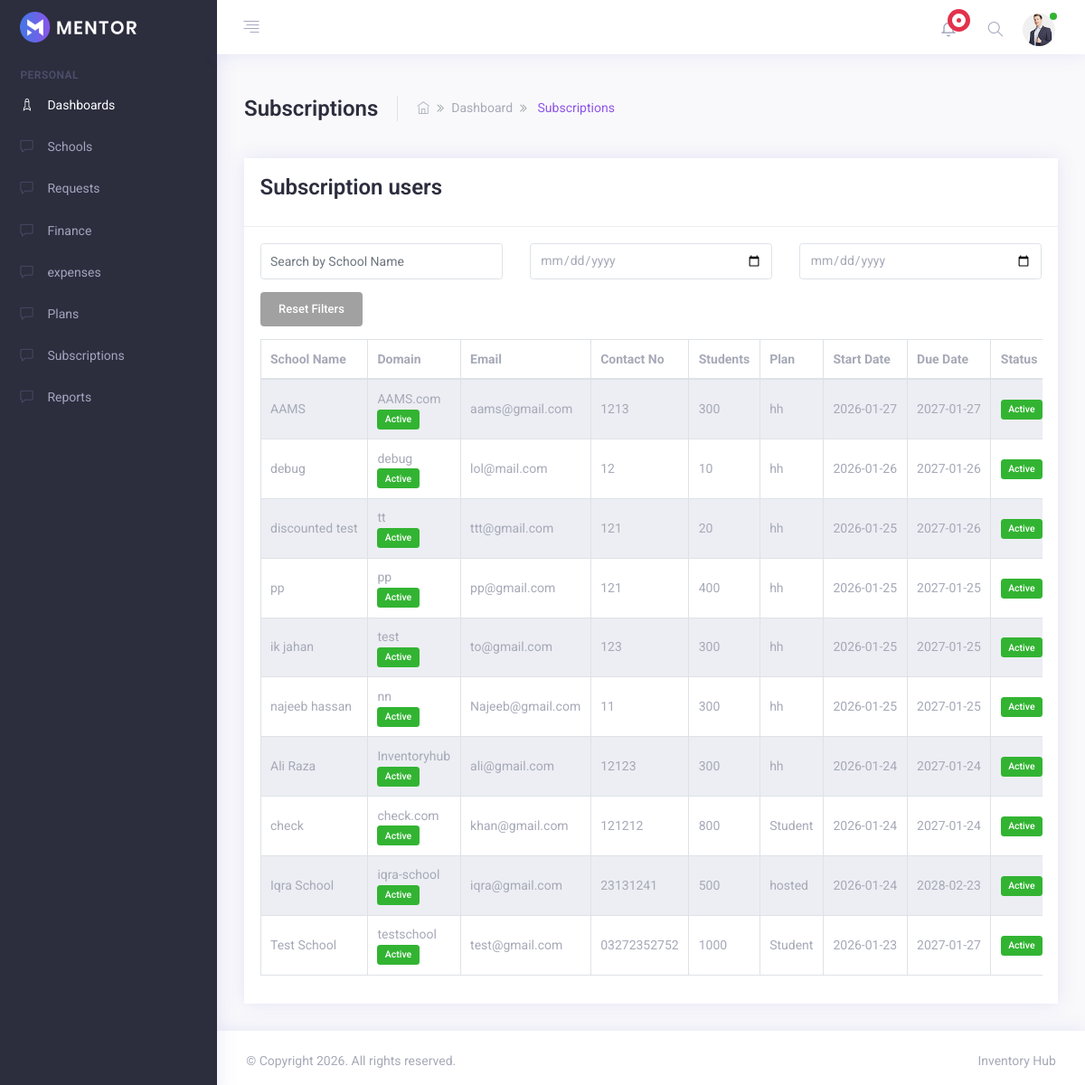
/App/Modules/SAAS_admin/views/subscription/subscription.php (signed in), run on the app's committed database.
### tables this page shows
CREATE TABLE `schools` (
  `id` int(11) NOT NULL,
  `name` varchar(100) NOT NULL,
  `school_code` varchar(100) DEFAULT NULL,
  `logo_path` varchar(255) DEFAULT NULL,
  `address` varchar(255) DEFAULT NULL,
  `city` varchar(255) DEFAULT NULL,
  `boards` varchar(255) DEFAULT NULL,
  `subdomain` varchar(100) DEFAULT NULL,
  `email` varchar(100) NOT NULL,
  `password` varchar(255) DEFAULT NULL,
  `contact_no` varchar(20) NOT NULL,
  `estimated_students` int(11) NOT NULL,
  `total_student` int(11) DEFAULT NULL,
  `plan` varchar(100) NOT NULL,
  `status` enum('active','blocked','block','inactive','pending','suspended','expired','rejected') DEFAULT 'active',
  `storage_used` bigint(20) DEFAULT 0,
  `db_size` bigint(20) DEFAULT 0,
  `start_date` datetime DEFAULT current_timestamp(),
  `expires_at` datetime DEFAULT NULL,
  `created_at` datetime DEFAULT current_timestamp(),
  `updated_at` datetime DEFAULT current_timestamp() ON UPDATE current_timestamp()
);

### App/Modules/SAAS_admin/Models/subscription_model.php (called while the page is built, shortened)
<?php
class Subscription
{
    private $db;
    public function __construct($db)
    {
        $this->db = $db;
    }
    public function getAllSchools()
    {
        $stmt = $this->db->prepare("
            SELECT * FROM schools
            ORDER BY created_at DESC
        ");
        $stmt->execute();
        return $stmt->fetchAll(PDO::FETCH_ASSOC);
    }
    public function getSubscriptionStatus($expiryDate)
    {
        $today = strtotime(date('Y-m-d'));
        $expiry = strtotime($expiryDate);
        $daysLeft = floor(($expiry - $today) / (60 * 60 * 24));
        if ($daysLeft < 0) {
            return ['status' => 'expired', 'daysLeft' => 0, 'class' => 'danger'];
        } elseif ($daysLeft <= 30) {
            return ['status' => 'expiring_soon', 'daysLeft' => $daysLeft, 'class' => 'warning'];
        } else {
            return ['status' => 'active', 'daysLeft' => $daysLeft, 'class' => 'success'];
        }
    }
}
?>

### App/Modules/SAAS_admin/Views/subscription/subscription.php (the view, shortened to what this page needs)
<?php
require_once __DIR__ . '/../../../../Config/connection.php';
require_once __DIR__ . '/../../Models/subscription_model.php';
$subscriptionModel = new Subscription($DB_con);
$schools = $subscriptionModel->getAllSchools();
?>
<!DOCTYPE html>
<html lang="en">
<head>
    <link rel="stylesheet" type="text/css" href="../../../../../public/assets/css/vendors.css" />
    <link rel="stylesheet" type="text/css" href="../../../../../public/assets/css/style.css" />
</head>
<body>
    <div class="app">
        <div class="app-wrap">
            <header class="app-header top-bar">
                <?php include_once '../../include/navbar.php'; ?>
            </header>
            <div class="app-container">
                <?php include_once '../../include/sidebar.php'; ?>
                <div class="app-main" id="main">
                    <div class="container-fluid">
                        <div class="row">
                            <div class="col-md-12 m-b-30">
                                <div class="d-block d-lg-flex flex-nowrap align-items-center">
                                    <div class="page-title mr-4 pr-4 border-right">
                                        <h1>Subscriptions</h1>
                                    </div>
                                    <div class="breadcrumb-bar d-flex align-items-center">
                                        <nav>
                                            <ol class="breadcrumb p-0 m-b-0">
                                                <li class="breadcrumb-item">
                                                    <a href="index.html"><i class="ti ti-home"></i></a>
                                                </li>
                                                <li class="breadcrumb-item">Dashboard</li>
                                                <li class="breadcrumb-item active text-primary" aria-current="page">
                                                    Subscriptions
                                                </li>
                                            </ol>
                                        </nav>
                                    </div>
                                </div>
                            </div>
                        </div>
                        <div class="row">
                            <div class="col-lg-12">
                                <div class="card card-statistics">
                                    <div class="card-header">
                                        <h3>Subscription users</h3>
                                    </div>
                                    <div class="card-body">
                                        <div class="row mb-3">
                                            <div class="col-md-4">
                                                <input type="text" id="filterName" class="form-control" placeholder="Search by School Name">
                                            </div>
                                            <div class="col-md-4">
                                                <input type="date" id="filterStartDate" class="form-control" placeholder="Start Date">
                                            </div>
                                            <div class="col-md-4">
                                                <input type="date" id="filterEndDate" class="form-control" placeholder="End Date">
                                            </div>
                                        </div>
                                        <div class="row mb-3">
                                            <div class="col-md-12">
                                                <button id="resetFilter" class="btn btn-secondary">Reset Filters</button>
                                            </div>
                                        </div>
                                        <div class="datatable-wrapper table-responsive">
                                            <table id="datatable" class="display compact table table-striped table-bordered">
                                                <thead>
                                                    <tr>
                                                        <th>School Name</th>
                                                        <th>Domain</th>
                                                        <th>Email</th>
                                                        <th>Contact No</th>
                                                        <th>Students</th>
                                                        <th>Plan</th>
                                                        <th>Start Date</th>
                                                        <th>Due Date</th>
                                                        <th>Status</th>
                                                    </tr>
                                                </thead>
                                                <tbody>
                                                    <?php if (!empty($schools)): ?>
                                                        <?php foreach ($schools as $school): ?>
                                                            <?php
                                                                $status = $subscriptionModel->getSubscriptionStatus($school['expires_at']);
                                                                $statusBadge = '';
                                                                if ($status['status'] === 'active') {
                                                                    $statusBadge = '<span class="badge badge-success">Active</span>';
                                                                } elseif ($status['status'] === 'expiring_soon') {
                                                                    $statusBadge = '<span class="badge badge-warning">Expiring Soon (' . $status['daysLeft'] . ' days)</span>';
                                                                } else {
                                                                    $statusBadge = '<span class="badge badge-danger">Expired</span>';
                                                                }
                                                            ?>
                                                            <tr>
                                                                <td><?php echo htmlspecialchars($school['name']); ?></td>
                                                                <td>
                                                                    <?php echo htmlspecialchars($school['subdomain']); ?>
                                                                    <br>
                                                                    <?php echo $statusBadge; ?>
                                                                </td>
                                                                <td><?php echo htmlspecialchars($school['email']); ?></td>
                                                                <td><?php echo htmlspecialchars($school['contact_no']); ?></td>
                                                                <td><?php echo htmlspecialchars($school['estimated_students']); ?></td>
                                                                <td><?php echo htmlspecialchars($school['plan']); ?></td>
                                                                <td><?php echo date('Y-m-d', strtotime($school['start_date'])); ?></td>
                                                                <td><?php echo date('Y-m-d', strtotime($school['expires_at'])); ?></td>
                                                                <td>
                                                                    <?php
                                                                        $today = strtotime(date('Y-m-d'));
                                                                        $expiry = strtotime($school['expires_at']);
                                                                        if ($expiry >= $today) {
                                                                            echo '<span class="badge badge-success">Active</span>';
                                                                        } else {
                                                                            echo '<span class="badge badge-danger">Expired</span>';
                                                                        }
                                                                    ?>
                                                                </td>
                                                            </tr>
                                                        <?php endforeach; ?>
                                                    <?php else: ?>
                                                        <tr>
                                                            <td colspan="10" class="text-center text-muted">No schools found</td>
                                                        </tr>
                                                    <?php endif; ?>
                                                </tbody>
                                            </table>
                                        </div>
                                    </div>
                                </div>
                            </div>
                        </div>
                    </div>
                </div>
            </div>
            <footer class="footer">
                <div class="row">
                    <div class="col-12 col-sm-6 text-center text-sm-left">
                        <p>&copy; Copyright 2026. All rights reserved.</p>
                    </div>
                   <div class="col  col-sm-6 ml-sm-auto text-center text-sm-right">
                        <p><a target="_blank" href="https://www.templateshub.net">Inventory Hub</a></p>
                    </div>
                </div>
            </footer>
        </div>
    </div>
</body>
</html>

### data on the page
schools: name "AAMS", subdomain "AAMS.com", shows "Active", email "aams@gmail.com", contact_no "1213", estimated_students "300", plan "hh", start_date "2026-01-27", expires_at "2027-01-27"
schools: name "debug", subdomain "debug", shows "Active", email "lol@mail.com", contact_no "12", estimated_students "10", plan "hh", start_date "2026-01-26", expires_at "2027-01-26"
schools: name "discounted test", subdomain "tt", shows "Active", email "ttt@gmail.com", contact_no "121", estimated_students "20", plan "hh", start_date "2026-01-25", expires_at "2027-01-26"
schools: name "pp", subdomain "pp", shows "Active", email "pp@gmail.com", contact_no "121", estimated_students "400", plan "hh", start_date "2026-01-25", expires_at "2027-01-25"
schools: name "ik jahan", subdomain "test", shows "Active", email "to@gmail.com", contact_no "123", estimated_students "300", plan "hh", start_date "2026-01-25", expires_at "2027-01-25"
schools: name "najeeb hassan", subdomain "nn", shows "Active", email "Najeeb@gmail.com", contact_no "11", estimated_students "300", plan "hh", start_date "2026-01-25", expires_at "2027-01-25"
schools: name "Ali Raza", subdomain "Inventoryhub", shows "Active", email "ali@gmail.com", contact_no "12123", estimated_students "300", plan "hh", start_date "2026-01-24", expires_at "2027-01-24"
schools: name "check", subdomain "check.com", shows "Active", email "khan@gmail.com", contact_no "121212", estimated_students "800", plan "Student", start_date "2026-01-24", expires_at "2027-01-24"
schools: name "Iqra School", subdomain "iqra-school", shows "Active", email "iqra@gmail.com", contact_no "23131241", estimated_students "500", plan "hosted", start_date "2026-01-24", expires_at "2028-02-23"
schools: name "Test School", subdomain "testschool", shows "Active", email "test@gmail.com", contact_no "03272352752", estimated_students "1000", plan "Student", start_date "2026-01-23", expires_at "2027-01-27"
